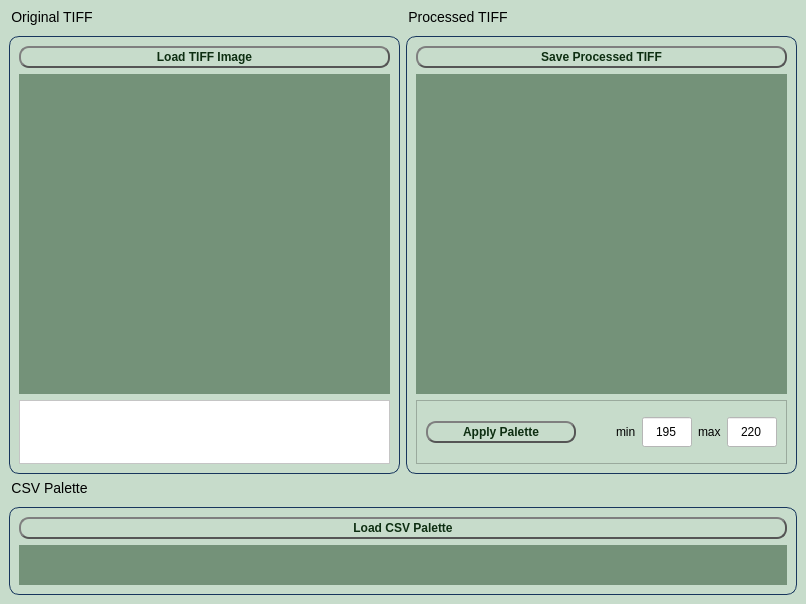
<?xml version="1.0" encoding="UTF-8"?>
<ui version="4.0">
 <class>MainWindow</class>
 <widget class="QMainWindow" name="MainWindow">
  <property name="geometry">
   <rect>
    <x>0</x>
    <y>0</y>
    <width>806</width>
    <height>604</height>
   </rect>
  </property>
  <property name="sizePolicy">
   <sizepolicy hsizetype="Expanding" vsizetype="Expanding">
    <horstretch>0</horstretch>
    <verstretch>0</verstretch>
   </sizepolicy>
  </property>
  <property name="windowTitle">
   <string>Apply CSV palette to TIFF image</string>
  </property>
  <property name="styleSheet">
   <string notr="true">background: #749279; </string>
  </property>
  <widget class="QWidget" name="centralwidget">
   <property name="sizePolicy">
    <sizepolicy hsizetype="Expanding" vsizetype="Expanding">
     <horstretch>0</horstretch>
     <verstretch>0</verstretch>
    </sizepolicy>
   </property>
   <property name="styleSheet">
    <string notr="true">background: #c7dccb;</string>
   </property>
   <layout class="QVBoxLayout" name="verticalLayout_3">
    <item>
     <layout class="QHBoxLayout" name="horizontalLayout">
      <item>
       <widget class="QGroupBox" name="groupBox_1">
        <property name="styleSheet">
         <string notr="true">
QGroupBox  {
    border: 1px solid gray;
    border-color: #FF17365D;
    margin-top: 27px;
    font-size: 14px;
    border-radius: 10px;
    background: #c7dccb;
}

QGroupBox::title  {
    subcontrol-origin: margin;
    subcontrol-position: top left;
    background-color: transparent;
    color: black;
}
</string>
        </property>
        <property name="title">
         <string>Original TIFF</string>
        </property>
        <layout class="QVBoxLayout" name="verticalLayout_2">
         <item>
          <widget class="QPushButton" name="pushButton_1">
           <property name="minimumSize">
            <size>
             <width>310</width>
             <height>0</height>
            </size>
           </property>
           <property name="styleSheet">
            <string notr="true">QPushButton {
    color: #333;
    border: 2px solid #555;
    border-radius: 10px;
    border-style: outset;
   color:#0d2e11;
font-weight: bold;
    background: qradialgradient(
        cx: 0.3, cy: -0.4, fx: 0.3, fy: -0.4,
        radius: 1.35, stop: 0 #fff, stop: 1 #3c9d48
        );
    padding: 2px;
    }

QPushButton:hover {
    background: qradialgradient(
        cx: 0.3, cy: -0.4, fx: 0.3, fy: -0.4,
        radius: 1.35, stop: 0 #fff, stop: 1 #bbb
        );
    }

QPushButton:pressed {
    border-style: inset;
    background: qradialgradient(
        cx: 0.4, cy: -0.1, fx: 0.4, fy: -0.1,
        radius: 1.35, stop: 0 #fff, stop: 1 #ddd
        );
    }</string>
           </property>
           <property name="text">
            <string>Load TIFF Image</string>
           </property>
          </widget>
         </item>
         <item>
          <widget class="QGraphicsView" name="graphicsView_1">
           <property name="sizePolicy">
            <sizepolicy hsizetype="Expanding" vsizetype="Expanding">
             <horstretch>0</horstretch>
             <verstretch>0</verstretch>
            </sizepolicy>
           </property>
           <property name="minimumSize">
            <size>
             <width>370</width>
             <height>0</height>
            </size>
           </property>
           <property name="styleSheet">
            <string notr="true">padding: 0;
background: #749279; 
border: 0px transparent;</string>
           </property>
           <property name="alignment">
            <set>Qt::AlignBottom|Qt::AlignHCenter</set>
           </property>
          </widget>
         </item>
         <item>
          <widget class="QFrame" name="frame_1">
           <property name="minimumSize">
            <size>
             <width>0</width>
             <height>64</height>
            </size>
           </property>
           <property name="styleSheet">
            <string notr="true">background:white;</string>
           </property>
           <property name="frameShape">
            <enum>QFrame::StyledPanel</enum>
           </property>
           <property name="frameShadow">
            <enum>QFrame::Raised</enum>
           </property>
           <layout class="QHBoxLayout" name="horizontalLayout_2">
            <item>
             <widget class="QLabel" name="label_3">
              <property name="text">
               <string/>
              </property>
              <property name="pixmap">
               <pixmap resource="logo.qrc">:/logoKasko.png</pixmap>
              </property>
              <property name="alignment">
               <set>Qt::AlignRight|Qt::AlignTrailing|Qt::AlignVCenter</set>
              </property>
             </widget>
            </item>
           </layout>
          </widget>
         </item>
        </layout>
       </widget>
      </item>
      <item>
       <widget class="QGroupBox" name="groupBox_2">
        <property name="styleSheet">
         <string notr="true">
QGroupBox  {
    border: 1px solid gray;
    border-color: #FF17365D;
    margin-top: 27px;
    font-size: 14px;
    border-radius: 10px;
    background: #c7dccb;
}

QGroupBox::title  {
    subcontrol-origin: margin;
    subcontrol-position: top left;
    background-color: transparent;
    color: black;
}
</string>
        </property>
        <property name="title">
         <string>Processed TIFF</string>
        </property>
        <layout class="QVBoxLayout" name="verticalLayout">
         <item>
          <widget class="QPushButton" name="pushButton_save">
           <property name="styleSheet">
            <string notr="true">QPushButton {
    color: #333;
    border: 2px solid #555;
    border-radius: 10px;
    border-style: outset;
   color:#0d2e11;
font-weight: bold;
    background: qradialgradient(
        cx: 0.3, cy: -0.4, fx: 0.3, fy: -0.4,
        radius: 1.35, stop: 0 #fff, stop: 1 #3c9d48
        );
    padding: 2px;
    }

QPushButton:hover {
    background: qradialgradient(
        cx: 0.3, cy: -0.4, fx: 0.3, fy: -0.4,
        radius: 1.35, stop: 0 #fff, stop: 1 #bbb
        );
    }

QPushButton:pressed {
    border-style: inset;
    background: qradialgradient(
        cx: 0.4, cy: -0.1, fx: 0.4, fy: -0.1,
        radius: 1.35, stop: 0 #fff, stop: 1 #ddd
        );
    }</string>
           </property>
           <property name="text">
            <string>Save Processed TIFF</string>
           </property>
          </widget>
         </item>
         <item>
          <widget class="QGraphicsView" name="graphicsView_2">
           <property name="sizePolicy">
            <sizepolicy hsizetype="Expanding" vsizetype="Expanding">
             <horstretch>0</horstretch>
             <verstretch>0</verstretch>
            </sizepolicy>
           </property>
           <property name="minimumSize">
            <size>
             <width>370</width>
             <height>0</height>
            </size>
           </property>
           <property name="styleSheet">
            <string notr="true">padding: 0;
background: #749279; 
border: 0px transparent;</string>
           </property>
           <property name="alignment">
            <set>Qt::AlignBottom|Qt::AlignHCenter</set>
           </property>
          </widget>
         </item>
         <item>
          <widget class="QFrame" name="frame_2">
           <property name="minimumSize">
            <size>
             <width>0</width>
             <height>64</height>
            </size>
           </property>
           <property name="frameShape">
            <enum>QFrame::StyledPanel</enum>
           </property>
           <property name="frameShadow">
            <enum>QFrame::Raised</enum>
           </property>
           <layout class="QHBoxLayout" name="horizontalLayout_3">
            <item>
             <widget class="QPushButton" name="pushButton_2">
              <property name="sizePolicy">
               <sizepolicy hsizetype="Fixed" vsizetype="Fixed">
                <horstretch>0</horstretch>
                <verstretch>0</verstretch>
               </sizepolicy>
              </property>
              <property name="minimumSize">
               <size>
                <width>150</width>
                <height>0</height>
               </size>
              </property>
              <property name="styleSheet">
               <string notr="true">QPushButton {
    color: #333;
    border: 2px solid #555;
    border-radius: 10px;
    border-style: outset;
   color:#0d2e11;
   font-weight: bold;
    background: qradialgradient(
        cx: 0.3, cy: -0.4, fx: 0.3, fy: -0.4,
        radius: 1.35, stop: 0 #fff, stop: 1 #3c9d48
        );
    padding: 2px;
    }

QPushButton:hover {
    background: qradialgradient(
        cx: 0.3, cy: -0.4, fx: 0.3, fy: -0.4,
        radius: 1.35, stop: 0 #fff, stop: 1 #bbb
        );
    }

QPushButton:pressed {
    border-style: inset;
    background: qradialgradient(
        cx: 0.4, cy: -0.1, fx: 0.4, fy: -0.1,
        radius: 1.35, stop: 0 #fff, stop: 1 #ddd
        );
    }</string>
              </property>
              <property name="text">
               <string>Apply Palette</string>
              </property>
             </widget>
            </item>
            <item>
             <spacer name="horizontalSpacer">
              <property name="orientation">
               <enum>Qt::Horizontal</enum>
              </property>
              <property name="sizeHint" stdset="0">
               <size>
                <width>10</width>
                <height>10</height>
               </size>
              </property>
             </spacer>
            </item>
            <item>
             <widget class="QLabel" name="label">
              <property name="maximumSize">
               <size>
                <width>50</width>
                <height>30</height>
               </size>
              </property>
              <property name="text">
               <string>min</string>
              </property>
             </widget>
            </item>
            <item>
             <widget class="QLineEdit" name="lineEdit_min">
              <property name="minimumSize">
               <size>
                <width>30</width>
                <height>0</height>
               </size>
              </property>
              <property name="maximumSize">
               <size>
                <width>50</width>
                <height>30</height>
               </size>
              </property>
              <property name="styleSheet">
               <string notr="true">background:white;</string>
              </property>
              <property name="text">
               <string>195</string>
              </property>
              <property name="alignment">
               <set>Qt::AlignCenter</set>
              </property>
             </widget>
            </item>
            <item>
             <widget class="QLabel" name="label_2">
              <property name="maximumSize">
               <size>
                <width>50</width>
                <height>30</height>
               </size>
              </property>
              <property name="text">
               <string>max</string>
              </property>
             </widget>
            </item>
            <item>
             <widget class="QLineEdit" name="lineEdit_max">
              <property name="sizePolicy">
               <sizepolicy hsizetype="Fixed" vsizetype="Fixed">
                <horstretch>0</horstretch>
                <verstretch>0</verstretch>
               </sizepolicy>
              </property>
              <property name="minimumSize">
               <size>
                <width>30</width>
                <height>0</height>
               </size>
              </property>
              <property name="maximumSize">
               <size>
                <width>50</width>
                <height>30</height>
               </size>
              </property>
              <property name="styleSheet">
               <string notr="true">background:white;</string>
              </property>
              <property name="text">
               <string>220</string>
              </property>
              <property name="alignment">
               <set>Qt::AlignCenter</set>
              </property>
             </widget>
            </item>
           </layout>
          </widget>
         </item>
        </layout>
       </widget>
      </item>
     </layout>
    </item>
    <item>
     <widget class="QGroupBox" name="groupBox_3">
      <property name="layoutDirection">
       <enum>Qt::LeftToRight</enum>
      </property>
      <property name="styleSheet">
       <string notr="true">
QGroupBox  {
    border: 1px solid gray;
    border-color: #FF17365D;
    margin-top: 27px;
    font-size: 14px;
    border-radius: 10px;
    background: #c7dccb;
}

QGroupBox::title  {
    subcontrol-origin: margin;
    subcontrol-position: top left;
    background-color: transparent;
    color: black;
}
</string>
      </property>
      <property name="title">
       <string>CSV Palette</string>
      </property>
      <layout class="QVBoxLayout" name="verticalLayout_4">
       <item>
        <widget class="QPushButton" name="pushButton_loadCSVPalette">
         <property name="styleSheet">
          <string notr="true">QPushButton {
    color: #333;
    border: 2px solid #555;
    border-radius: 10px;
    border-style: outset;
   color:#0d2e11;
font-weight: bold;
    background: qradialgradient(
        cx: 0.3, cy: -0.4, fx: 0.3, fy: -0.4,
        radius: 1.35, stop: 0 #fff, stop: 1 #3c9d48
        );
    padding: 2px;
    }

QPushButton:hover {
    background: qradialgradient(
        cx: 0.3, cy: -0.4, fx: 0.3, fy: -0.4,
        radius: 1.35, stop: 0 #fff, stop: 1 #bbb
        );
    }

QPushButton:pressed {
    border-style: inset;
    background: qradialgradient(
        cx: 0.4, cy: -0.1, fx: 0.4, fy: -0.1,
        radius: 1.35, stop: 0 #fff, stop: 1 #ddd
        );
    }</string>
         </property>
         <property name="text">
          <string>Load CSV Palette</string>
         </property>
        </widget>
       </item>
       <item>
        <widget class="QLabel" name="label_palette">
         <property name="minimumSize">
          <size>
           <width>0</width>
           <height>40</height>
          </size>
         </property>
         <property name="styleSheet">
          <string notr="true">border:0px;
background: #749279; </string>
         </property>
         <property name="text">
          <string/>
         </property>
         <property name="scaledContents">
          <bool>true</bool>
         </property>
        </widget>
       </item>
      </layout>
     </widget>
    </item>
   </layout>
  </widget>
  <widget class="QMenuBar" name="menubar">
   <property name="geometry">
    <rect>
     <x>0</x>
     <y>0</y>
     <width>806</width>
     <height>23</height>
    </rect>
   </property>
  </widget>
 </widget>
 <resources>
  <include location="logo.qrc"/>
 </resources>
 <connections/>
</ui>
